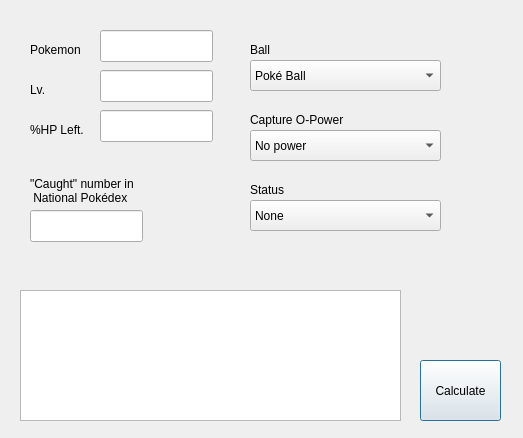
<?xml version="1.0" encoding="UTF-8"?>
<ui version="4.0">
 <class>Dialog</class>
 <widget class="QDialog" name="Dialog">
  <property name="geometry">
   <rect>
    <x>0</x>
    <y>0</y>
    <width>523</width>
    <height>438</height>
   </rect>
  </property>
  <property name="windowTitle">
   <string>Dialog</string>
  </property>
  <widget class="QPushButton" name="okButton">
   <property name="geometry">
    <rect>
     <x>420</x>
     <y>360</y>
     <width>81</width>
     <height>61</height>
    </rect>
   </property>
   <property name="text">
    <string>Calculate</string>
   </property>
  </widget>
  <widget class="QFrame" name="dataFrame">
   <property name="geometry">
    <rect>
     <x>20</x>
     <y>20</y>
     <width>211</width>
     <height>261</height>
    </rect>
   </property>
   <property name="frameShape">
    <enum>QFrame::NoFrame</enum>
   </property>
   <property name="frameShadow">
    <enum>QFrame::Raised</enum>
   </property>
   <widget class="QLabel" name="levelLabel">
    <property name="geometry">
     <rect>
      <x>10</x>
      <y>60</y>
      <width>21</width>
      <height>20</height>
     </rect>
    </property>
    <property name="text">
     <string>Lv.</string>
    </property>
   </widget>
   <widget class="QLineEdit" name="levelLine">
    <property name="geometry">
     <rect>
      <x>80</x>
      <y>50</y>
      <width>113</width>
      <height>32</height>
     </rect>
    </property>
   </widget>
   <widget class="QLabel" name="pokemonLabel">
    <property name="geometry">
     <rect>
      <x>10</x>
      <y>20</y>
      <width>64</width>
      <height>20</height>
     </rect>
    </property>
    <property name="text">
     <string>Pokemon</string>
    </property>
   </widget>
   <widget class="QLineEdit" name="pokemonLine">
    <property name="geometry">
     <rect>
      <x>80</x>
      <y>10</y>
      <width>113</width>
      <height>32</height>
     </rect>
    </property>
   </widget>
   <widget class="QLineEdit" name="hpLeftLine">
    <property name="geometry">
     <rect>
      <x>80</x>
      <y>90</y>
      <width>113</width>
      <height>32</height>
     </rect>
    </property>
   </widget>
   <widget class="QLabel" name="hpLeftLabel">
    <property name="geometry">
     <rect>
      <x>10</x>
      <y>100</y>
      <width>71</width>
      <height>20</height>
     </rect>
    </property>
    <property name="text">
     <string>%HP Left.</string>
    </property>
   </widget>
   <widget class="QLineEdit" name="caughtLine">
    <property name="geometry">
     <rect>
      <x>10</x>
      <y>190</y>
      <width>113</width>
      <height>32</height>
     </rect>
    </property>
   </widget>
   <widget class="QLabel" name="caughtLabel">
    <property name="geometry">
     <rect>
      <x>10</x>
      <y>150</y>
      <width>191</width>
      <height>41</height>
     </rect>
    </property>
    <property name="text">
     <string>&quot;Caught&quot; number in
 National Pokédex</string>
    </property>
   </widget>
   <zorder>levelLabel</zorder>
   <zorder>levelLine</zorder>
   <zorder>pokemonLabel</zorder>
   <zorder>pokemonLine</zorder>
   <zorder>hpLeftLine</zorder>
   <zorder>hpLeftLabel</zorder>
   <zorder>caughtLine</zorder>
   <zorder>caughtLabel</zorder>
   <zorder>ballLabel</zorder>
  </widget>
  <widget class="QFrame" name="boxesFrame">
   <property name="geometry">
    <rect>
     <x>240</x>
     <y>20</y>
     <width>261</width>
     <height>221</height>
    </rect>
   </property>
   <property name="frameShape">
    <enum>QFrame::NoFrame</enum>
   </property>
   <property name="frameShadow">
    <enum>QFrame::Raised</enum>
   </property>
   <widget class="QComboBox" name="ballBox">
    <property name="geometry">
     <rect>
      <x>10</x>
      <y>40</y>
      <width>191</width>
      <height>31</height>
     </rect>
    </property>
    <item>
     <property name="text">
      <string>Poké Ball</string>
     </property>
    </item>
    <item>
     <property name="text">
      <string>Great Ball</string>
     </property>
    </item>
    <item>
     <property name="text">
      <string>Ultra Ball</string>
     </property>
    </item>
    <item>
     <property name="text">
      <string>Master Ball</string>
     </property>
    </item>
    <item>
     <property name="text">
      <string>Premier Ball</string>
     </property>
    </item>
    <item>
     <property name="text">
      <string>Net Ball</string>
     </property>
    </item>
    <item>
     <property name="text">
      <string>Nest Ball</string>
     </property>
    </item>
    <item>
     <property name="text">
      <string>Dive Ball</string>
     </property>
    </item>
    <item>
     <property name="text">
      <string>Repeat Ball</string>
     </property>
    </item>
    <item>
     <property name="text">
      <string>Timer Ball</string>
     </property>
    </item>
    <item>
     <property name="text">
      <string>Luxury Ball</string>
     </property>
    </item>
    <item>
     <property name="text">
      <string>Heal Ball</string>
     </property>
    </item>
    <item>
     <property name="text">
      <string>Quick Ball</string>
     </property>
    </item>
    <item>
     <property name="text">
      <string>Dusk Ball</string>
     </property>
    </item>
   </widget>
   <widget class="QLabel" name="ballLabel">
    <property name="geometry">
     <rect>
      <x>10</x>
      <y>20</y>
      <width>64</width>
      <height>20</height>
     </rect>
    </property>
    <property name="text">
     <string>Ball</string>
    </property>
   </widget>
   <widget class="QLabel" name="oPowerLabel">
    <property name="geometry">
     <rect>
      <x>10</x>
      <y>90</y>
      <width>121</width>
      <height>20</height>
     </rect>
    </property>
    <property name="text">
     <string>Capture O-Power</string>
    </property>
   </widget>
   <widget class="QComboBox" name="opowerBox">
    <property name="geometry">
     <rect>
      <x>10</x>
      <y>110</y>
      <width>191</width>
      <height>31</height>
     </rect>
    </property>
    <item>
     <property name="text">
      <string>No power</string>
     </property>
    </item>
    <item>
     <property name="text">
      <string>Capture Power Lv. 1</string>
     </property>
    </item>
    <item>
     <property name="text">
      <string>Capture Power Lv. 2</string>
     </property>
    </item>
    <item>
     <property name="text">
      <string>Capture Power Lv. 3</string>
     </property>
    </item>
    <item>
     <property name="text">
      <string>Capture Power S</string>
     </property>
    </item>
    <item>
     <property name="text">
      <string>Capture Power MAX</string>
     </property>
    </item>
   </widget>
   <widget class="QComboBox" name="statusBox">
    <property name="geometry">
     <rect>
      <x>10</x>
      <y>180</y>
      <width>191</width>
      <height>31</height>
     </rect>
    </property>
    <item>
     <property name="text">
      <string>None</string>
     </property>
    </item>
    <item>
     <property name="text">
      <string>Paralyzed</string>
     </property>
    </item>
    <item>
     <property name="text">
      <string>Poisoned</string>
     </property>
    </item>
    <item>
     <property name="text">
      <string>Burned</string>
     </property>
    </item>
    <item>
     <property name="text">
      <string>Asleep</string>
     </property>
    </item>
    <item>
     <property name="text">
      <string>Frozen</string>
     </property>
    </item>
   </widget>
   <widget class="QLabel" name="statusLabel">
    <property name="geometry">
     <rect>
      <x>10</x>
      <y>160</y>
      <width>121</width>
      <height>20</height>
     </rect>
    </property>
    <property name="text">
     <string>Status</string>
    </property>
   </widget>
  </widget>
  <widget class="QTextBrowser" name="resultTextBox">
   <property name="geometry">
    <rect>
     <x>20</x>
     <y>290</y>
     <width>381</width>
     <height>131</height>
    </rect>
   </property>
  </widget>
  <widget class="QLabel" name="spriteLabel">
   <property name="geometry">
    <rect>
     <x>440</x>
     <y>300</y>
     <width>40</width>
     <height>32</height>
    </rect>
   </property>
   <property name="text">
    <string/>
   </property>
  </widget>
 </widget>
 <resources/>
 <connections>
  <connection>
   <sender>okButton</sender>
   <signal>clicked()</signal>
   <receiver>pokemonLine</receiver>
   <slot>clear()</slot>
   <hints>
    <hint type="sourcelabel">
     <x>460</x>
     <y>378</y>
    </hint>
    <hint type="destinationlabel">
     <x>176</x>
     <y>41</y>
    </hint>
   </hints>
  </connection>
 </connections>
</ui>
